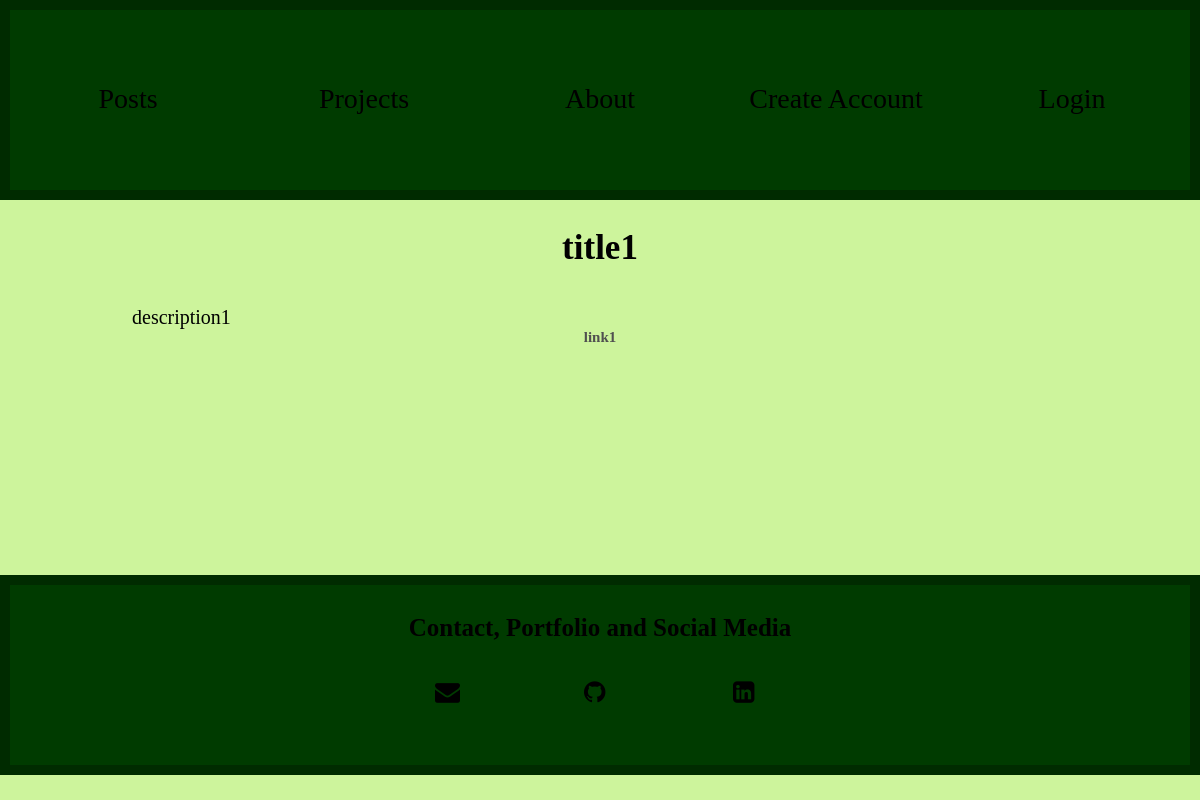
The page /project?id=1 on the database as committed earlier.
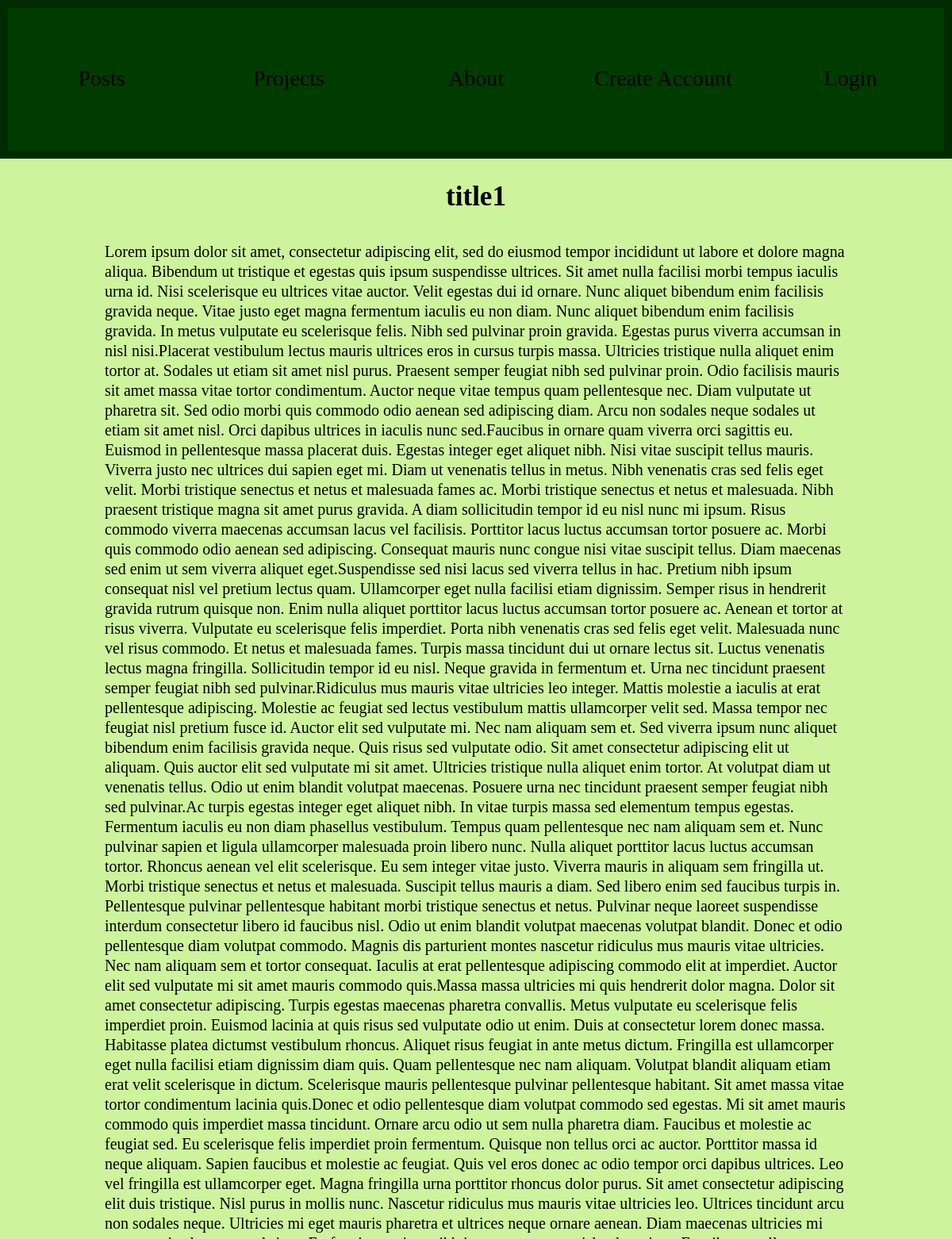
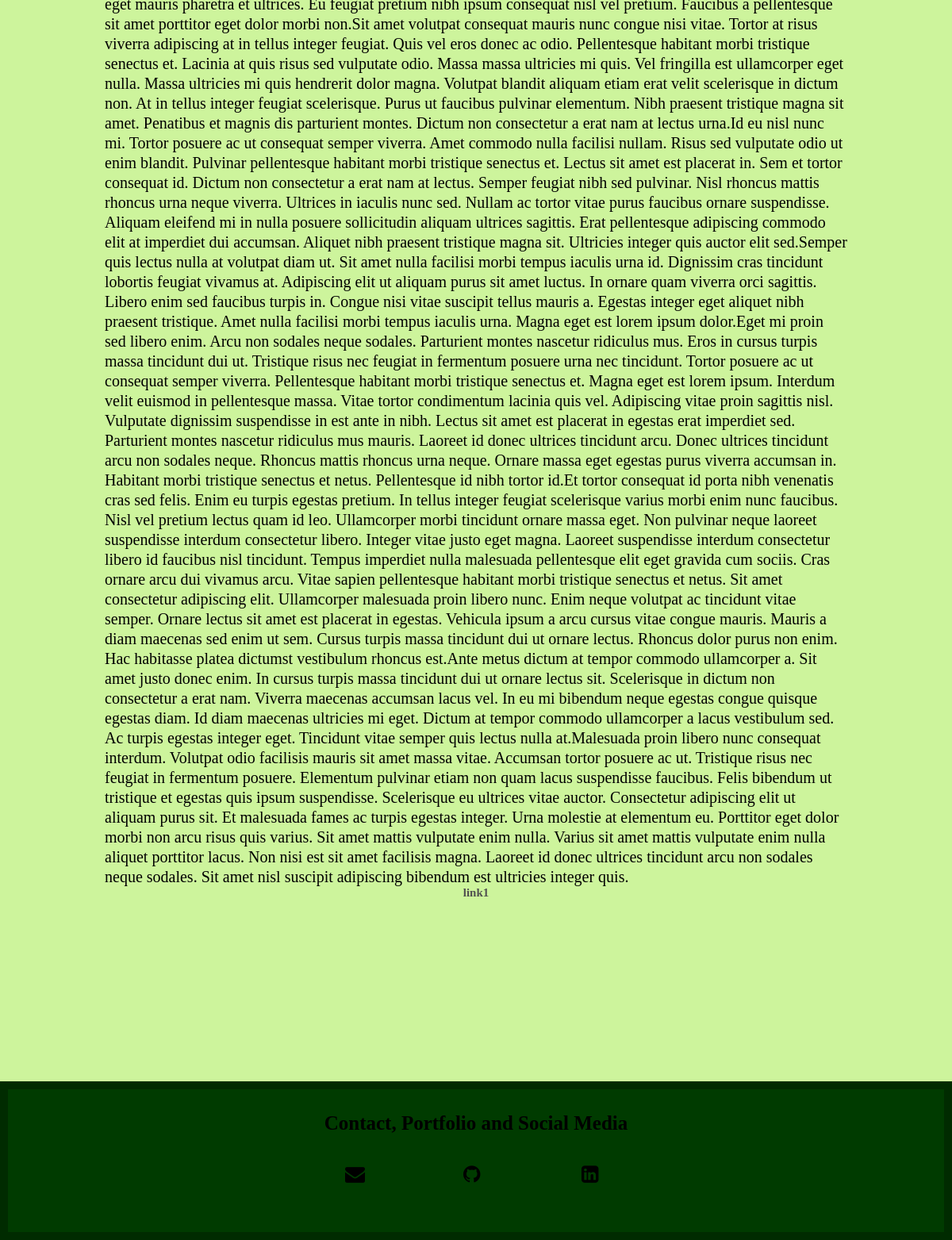
The same page on the database as committed later (2 pictures, top to bottom).
### tables this page shows
CREATE TABLE projects 
            (id INTEGER PRIMARY KEY, 
            title VARCHAR(255), 
            description VARCHAR(255), 
            link VARCHAR(255));

### main.py (the view)
@app.route('/project')
def project():
    project_id = request.args.get('id')
    project = select_project(project_id)
    return render_template('index.html', show_project = True, project = project)

### databases/blog_database.py (called while the page is built)
def select_project(project_id):
    project_data = cur.execute("SELECT * FROM projects WHERE id = (?)", (project_id,)).fetchall()[0]
    project = {'ident': project_data[0], 'title': project_data[1], 'description': project_data[2], 'link': project_data[3]}
    return project

### templates/index.html (shortened to what this page needs)
<!DOCTYPE html>
<html lang="pt-BR">
<head>
    <link rel="stylesheet" href="{{ url_for('static', filename='css/reset.css') }}">
    <link rel="stylesheet" href="{{ url_for('static', filename='css/styles.css') }}">
    <link rel="stylesheet" href="https://cdnjs.cloudflare.com/ajax/libs/font-awesome/4.7.0/css/font-awesome.min.css">
</head>
<body>
    <header>
        <a href="/">Posts</a>
        <a href="/?projects=projects">Projects</a>
        <a href="/?about=about">About</a>
        {% if session.logged_in %}
        <a data-target="#create-post" data-toggle="modal">Create Post</a>
        <a href="/logout">Logout</a>
        {% else %}
        <a data-target="#create-account" data-toggle="modal">Create Account</a>
        <a data-target="#login" data-toggle="modal">Login</a>
        {% endif %}
    </header>
    <main>
        {% if show_project %}
            <div id="project" class="show-content">
                <h1>{{project.title}}</h1>
                <p>{{project.description}}</p>
                <span>{{project.link}}</span>
            </div>
        {% endif %}
    </main>
    <footer>
        <div id="footer">
            <h4>Contact, Portfolio and Social Media</h4>
            <a id="gmail" href="mailto:https://lucasgrisac@gmail.com" target="_blank"><i class="fa fa-envelope"></i></a>
            <a id="github" href="https://github.com/lucascaovilla" target="_blank"><i class="fa fa-github"></i></a>
            <a id="linkedin" href="https://www.linkedin.com/in/lucasgcaovilla/" target="_blank"><i class="fa fa-linkedin-square"></i></a>
        </div>
    </footer>
</body>
</html>

### static/css/styles.css (style rules this page uses)
:root { color-scheme: light only; }
html { display: flex; height: 100%; width: 100%; display: flex; flex-direction: column; overflow: auto; font-family: "Jost"; max-height: 100%; }
body { width: 100%; background: #CDF49C; }
main { min-height: 0; max-height: 100%; }
header { box-sizing: border-box; position: absolute; display: flex; width: 100%; height: 200px; left: 0px; top: 0px; background: #003B00; border: 10px solid #002B00; }
header a { position: relative; height: 50px; top: 75px; font-family: 'Jost'; font-size: 28px; text-align: center; color: #000000; text-decoration: none; display: inline-block; width: 20%; cursor:pointer }
footer { height: 200px; clear: both; position: relative; margin-top: 215px; position: absolute; display: flex; width: 100%; height: 200px; left: 0px; background: #003B00; border: 10px solid #002B00; }
#footer { align-items: center; width: 450px; margin:auto; margin-top: 0; margin-bottom: 0; }
#footer h4 { width: 100%; text-align: center; color: #000; font-size: 25px; font-family: "Jost"; font-weight: bold; margin-top: 30px; }
#footer a { margin-top: 40px; align-content: center; width: 145px; font-size: 25px; color: #000; display: inline-block; padding-left: 60px; }
#post, #project { padding :15px; width: 100%; margin-top: 215px; height: 100%; color: #000; text-decoration: none; align-items: center; }
.show-content h1 { font-size: 35px; font-weight: bold; font-family: "Jost"; text-align: center; margin-bottom: 20px; display: block; }
.show-content span { color: #505050; font-size: 15px; font-weight: bold; display: block; margin: auto; text-align: center; }
.show-content p { font-size: 20px; line-height: 25px; width: 80%; margin:auto; margin-top: 40px; }
* { -webkit-box-sizing:border-box;-moz-box-sizing:border-box;box-sizing:border-box }

Rows that differ between the two databases and show on the page:
changed projects "title1": description "description1" → "Lorem ipsum dolor sit amet, consectetur adipiscing elit, sed do eiusmod tempor incididunt ut labore et dolore magna aliqua. Bibendum ut tristique et egestas quis ipsum suspendisse ultrices. Sit amet nulla facilisi morbi tempus iaculis urna id. Nisi scelerisque eu ultrices vitae auctor. Velit egestas dui id ornare. Nunc aliquet bibendum enim facilisis gravida neque. Vitae justo eget magna fermentum iaculis eu non diam. Nunc aliquet bibendum enim facilisis gravida. In metus vulputate eu scelerisque felis. Nibh sed pulvinar proin gravida. Egestas purus viverra accumsan in nisl nisi.Placerat vestibulum lectus mauris ultrices eros in cursus turpis massa. Ultricies tristique nulla aliquet enim…"
